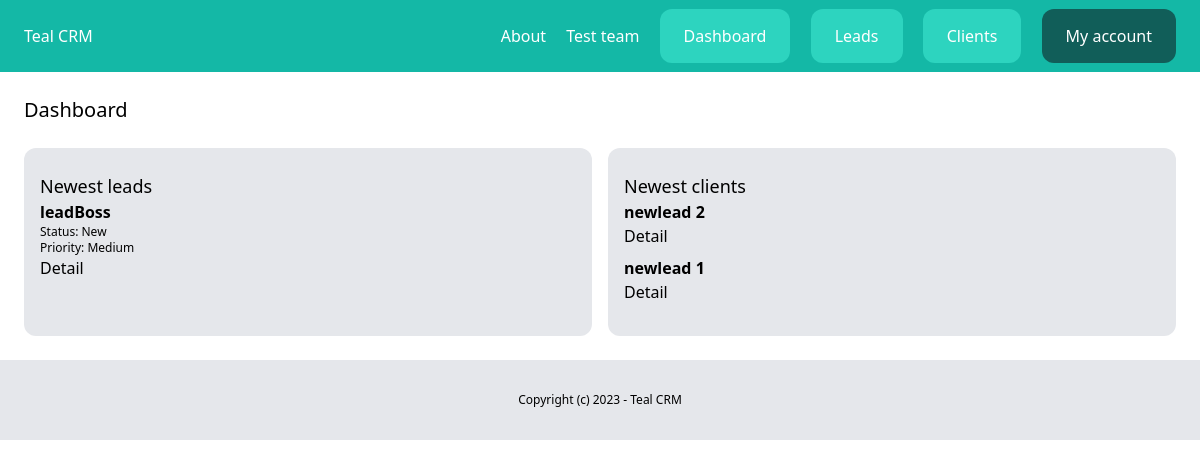
The page /dashboard/ (signed in) on the database its author committed.
### teams/models.py (models this page shows, shortened)
class Team(models.Model):
    plan = models.ForeignKey(Plan, related_name='teams', blank=True, null=True, on_delete=models.CASCADE)
    name = models.CharField(max_length=100)
    members = models.ManyToManyField(User, related_name='teams')
    created_by = models.ForeignKey(User, related_name='created_teams', on_delete=models.CASCADE)
    created_at = models.DateTimeField(auto_now_add=True)

### lead/models.py (models this page shows, shortened)
class Lead(models.Model):
    LOW = 'low'
    MEDIUM = 'medium'
    HIGH = 'high'
    CHOICES_PRIORITY = (
        (LOW, 'Low'),
        (MEDIUM, 'Medium'),
        (HIGH, 'High'),
    )
    NEW = 'new'
    CONTACTED = 'contacted'
    WON = 'won'
    LOST = 'lost'
    CHOICES_STATUS = (
        (NEW, 'New'),
        (CONTACTED, 'Contacted'),
        (WON, 'Won'),
        (LOST, 'Lost'),
    )
    team = models.ForeignKey(Team, related_name='leads', on_delete=models.CASCADE)
    name = models.CharField(max_length=255)
    email = models.EmailField()
    description = models.TextField(blank=True, null=True)
    priority = models.CharField(max_length=10, choices=CHOICES_PRIORITY, default=MEDIUM)
    status = models.CharField(max_length=10, choices=CHOICES_STATUS, default=NEW)
    converted_to_client = models.BooleanField(default=False)
    created_by = models.ForeignKey(User, related_name='leads', on_delete=models.CASCADE)
    created_at = models.DateTimeField(auto_now_add=True)
    modified_at = models.DateTimeField(auto_now=True)
    class Meta:
        ordering = ('name',)

### client/models.py (models this page shows, shortened)
class Client(models.Model):
    team = models.ForeignKey(Team, related_name='clients', on_delete=models.CASCADE)
    name = models.CharField(max_length=255)
    email = models.EmailField()
    description = models.TextField(blank=True, null=True)
    created_by = models.ForeignKey(User, related_name='clients', on_delete=models.CASCADE)
    created_at = models.DateTimeField(auto_now_add=True)
    modified_at = models.DateTimeField(auto_now=True)
    class Meta:
        ordering = ('name',)

### dashboard/views.py (the view)
# urls.py: path('', dashboard, name='index'),
@login_required
def dashboard(request):
    team = Team.objects.filter(created_by=request.user)[0]
    leads = Lead.objects.filter(team=team, converted_to_client=False).order_by('-created_at')[0:5]
    clients = Client.objects.filter(team=team).order_by('-created_at')[0:5]
    return render(request, 'dashboard/dashboard.html', {
        'leads': leads,
        'clients': clients
    })

### teams/context_processors.py (called while the page is built)
def active_team(request):
    if request.user.is_authenticated:
        if request.user.userprofile.active_team:
            active_team = request.user.userprofile.active_team
        else:
            active_team = Team.objects.filter(created_by=request.user)[0]
    else:
        active_team = None
    return {'active_team': active_team}

### dashboard/templates/dashboard/dashboard.html (shortened to what this page needs)
{% extends 'core/base.html' %}
{% block content %}
<div class="py-6 px-6">
    <h1 class="mb-6 text-xl">Dashboard</h1>
    <div class="flex space-x-4">
        <div class="w-1/2 bg-gray-200 py-6 px-4 rounded-xl leads">
            <h2 class="text-lg">Newest leads</h2>
            {% for lead in leads %}
                <div class="mb-2 lead">
                    <h3 class="font-semibold">{{ lead.name }}</h3>
                    <p class="text-xs">Status: {{ lead.get_status_display }}</p>
                    <p class="text-xs">Priority: {{ lead.get_priority_display }}</p>
                    <a href="{% url 'leads:detail' lead.id %}">Detail</a>
                </div>
            {% endfor %}
        </div>
        <div class="w-1/2 bg-gray-200 py-6 px-4 rounded-xl clients">
            <h2 class="text-lg">Newest clients</h2>
            {% for client in clients %}
                <div class="mb-2 client">
                    <h3 class="font-semibold">{{ client.name }}</h3>
                    <a href="{% url 'clients:detail' client.id %}">Detail</a>
                </div>
            {% endfor %}
        </div>
    </div>
</div>
{% endblock %}

### core/templates/core/partials/nav.html
<nav class="py-6 px-6 bg-teal-500 flex justify-between">
    <a href="/" class="text-white">Teal CRM</a>
    <div class="space-x-4">
      <a href="{% url 'about' %}" class="text-white">About</a>
      {% if request.user.is_authenticated %}
        <a href="{% url 'teams:detail' active_team.id %}" class="text-white">{{ active_team.name }}</a>
        <a href="{% url 'dashboard:index' %}" class="py-4 px-6 bg-teal-400 rounded-xl text-white">Dashboard</a>
        <a href="{% url 'leads:list' %}" class="py-4 px-6 bg-teal-400 rounded-xl text-white">Leads</a>
        <a href="{% url 'clients:list' %}" class="py-4 px-6 bg-teal-400 rounded-xl text-white">Clients</a>
        <a href="{% url 'userprofile:myaccount' %}" class="py-4 px-6 bg-teal-800 rounded-xl text-white">My account</a>
      {% else %}
        <a href="{% url 'login' %}" class="py-4 px-6 bg-teal-600 rounded-xl text-white">Log in</a>
        <a href="{% url 'userprofile:signup' %}" class="py-4 px-6 bg-teal-400 rounded-xl text-white">Sign up</a>
      {% endif %}
    </div>
</nav>

### rows shown on the page
Team: name "Test team"
Lead: name "leadBoss", status "New", priority "Medium"
Client: name "newlead 2"
Client: name "newlead 1"
